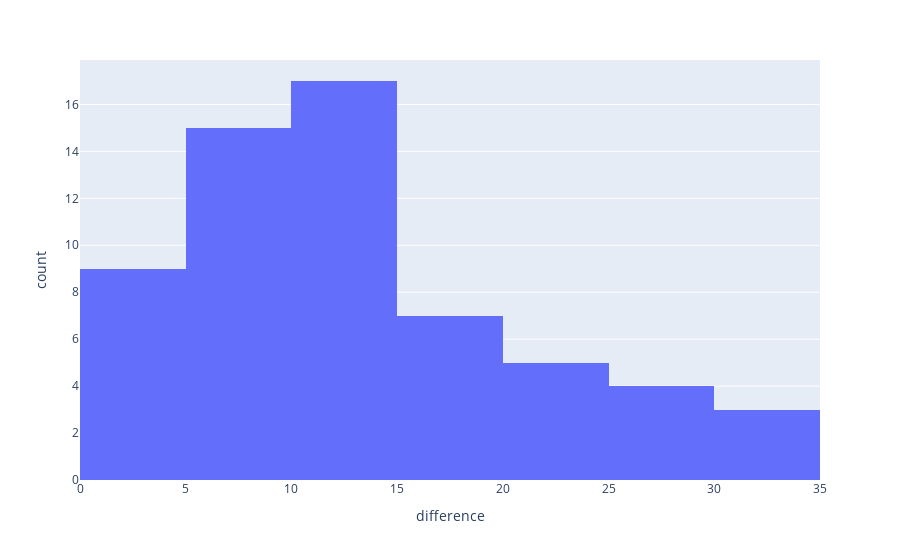

The notebook cell this image was saved under:
### Code cell
px.histogram(x=predictions['abs_diff'], labels={
    'x': 'difference'
})

### Figure 1 — Plotly figure (JSON) as saved in the notebook; plotly's stock layout.template omitted (floating-point values rounded to 4 significant figures)
{"data": [{"alignmentgroup": "True", "bingroup": "x", "hovertemplate": "difference=%{x}<br>count=%{y}<extra></extra>", "legendgroup": "", "marker": {"color": "#636efa", "pattern": {"shape": ""}}, "name": "", "offsetgroup": "", "orientation": "v", "showlegend": false, "type": "histogram", "x": [6.782, 14.78, 13.73, 28.21, 30.98, 11.15, 13.09, 12.81, 7.858, 16.98, 17.66, 13.44, 20.7, 6.368, 18.27, 5.411, 9.335, 1.049, 17.1, 10.63, 24.89, 0.3654, 12.54, 6.5, 10.79, 4.247, 14.75, 8.939, 1.222, 14.27, 11.59, 33.83, 1.23, 2.012, 30.77, 5.619, 9.823, 19.53, 21.13, 22.84, 12.93, 8.888, 10.87, 8.938, 18.29, 2.488, 13.82, 15.18, 13.89, 27.99, 21.37, 8.99, 0.3233, 11.76, 8.051, 2.51, 6.341, 26.15, 28.78, 8.194], "xaxis": "x", "yaxis": "y"}], "layout": {"barmode": "relative", "legend": {"tracegroupgap": 0}, "margin": {"t": 60}, "xaxis": {"anchor": "y", "domain": [0, 1], "title": {"text": "difference"}}, "yaxis": {"anchor": "x", "domain": [0, 1], "title": {"text": "count"}}}}
